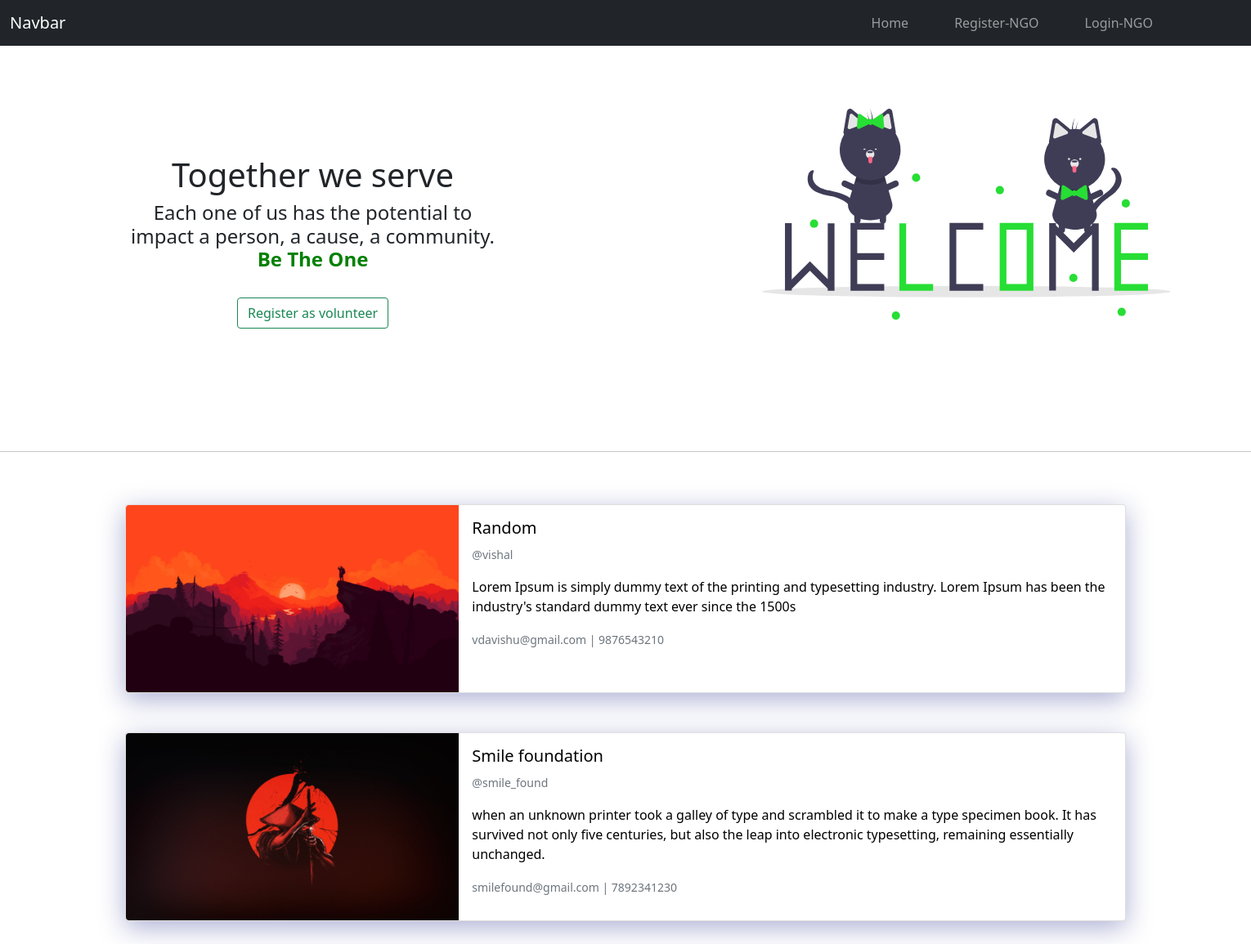
The page / on the database its author committed.
### ngo/models.py (models this page shows)
class Organization(AbstractUser):
    name = models.CharField(max_length=50, default='Anonymous')
    username = models.CharField(max_length=50, unique=True)
    email = models.EmailField(max_length=254, unique=True)
    created_at = models.DateTimeField(auto_now_add=True)
    update_at = models.DateTimeField(auto_now=True)
    phone = models.CharField(max_length=15,blank = True,null=True)
    description = models.TextField(blank=True,null=True)
    location=models.TextField(blank=True,null=True)
    links=models.TextField(blank=True,null=True)
    logo=models.ImageField(upload_to="images")
    objects = UserManager()
    USERNAME_FIELD = 'email'
    REQUIRED_FIELDS = ['username']

### ngo/views.py (the view)
# urls.py: path('',views.index,name="index"),
@csrf_exempt
def index(request):
    ngos = Organization.objects.raw('select * from ngo_organization')
    data={'ngos':ngos}
    return render(request, 'index.html',data)

### templates/index.html (shortened to what this page needs)
{% load static %}
<!DOCTYPE html>
<html lang="en">
<head>
    <link href="https://cdn.jsdelivr.net/npm/bootstrap@5.1.3/dist/css/bootstrap.min.css" rel="stylesheet">
    <link rel="stylesheet" href="../static/index.css">
</head>
<body>
    {% include 'navbar.html' %}
    <div class="landing-page-header">
        <div class="create-volunteer-modal">
            <div class="landing-page-content">
                <h1>Together we serve</h1>
                <h4>Each one of us has the potential to impact a person, a cause, a community. <b style="color: green;">Be The One</b></h4>
                <br/>
                <button type="button" class="btn btn-outline-success" data-bs-toggle="modal" data-bs-target="#exampleModal">
                    Register as volunteer
                </button>
            </div>
        <div class="svg-modal">
            </div>
        </div>
    </div>
    <hr/>
    <br/><br/>
    <div class="card-div">
        {% for ngo in ngos %}
        <a href="ngo/{{ngo.pk}}" class="ngo-card-link">
            <div class="card mb-3 ngo-card">
                <div class="row g-0">
                  <div class="col-md-4">
                    <img src="{{ngo.logo.url}}" class="img-fluid rounded-start" alt="...">
                  </div>
                  <div class="col-md-8">
                    <div class="card-body">
                      <h5 class="card-title">{{ngo.name}}</h5>
                      <p class="card-text"><small class="text-muted">@{{ngo.username}}</small></p>
                      <p class="card-text">{{ngo.description}}</p>
                      <p class="card-text"><small class="text-muted">{{ngo.email}} | {{ngo.phone}}</small></p>
                    </div>
                  </div>
                </div>
            </div>
        </a>
        {% endfor %}
    </div>
</body>
</html>

### static/index.css (style rules this page uses)
.landing-page-header { height:30rem; width:100vw; }
.create-volunteer-modal { width:50%; height:100%; display:flex; flex-direction: column; justify-content: center; align-items: center; padding:0 10rem; }
.landing-page-content { text-align: center; }
.svg-modal { width:60%; height:100%; float:right; position: absolute; top: 7rem; right:-20rem; }
.card-div { width:100%; height:100%; display: flex; flex-direction: column; justify-content: center; align-items: center; }
.ngo-card-link { color: black; text-decoration: none; padding:0; width:80%; margin-bottom: 2rem; }
.ngo-card { width:100%; box-shadow: 0 8px 32px 0 rgba(31, 38, 135, 0.37); transition:0.4s; }

### rows shown on the page
Organization: logo (picture), name "Random", username "vishal", description "Lorem Ipsum is simply dummy text of the printing and typesetting industry. Lorem Ipsum has been the industry's standard dummy text ever since the 1500s", email "vdavishu@gmail.com", phone "9876543210"
Organization: logo (picture), name "Smile foundation", username "smile_found", description "when an unknown printer took a galley of type and scrambled it to make a type specimen book. It has survived not only five centuries, but also the leap into electronic typesetting, remaining essentially unchanged.", email "smilefound@gmail.com", phone "7892341230"
